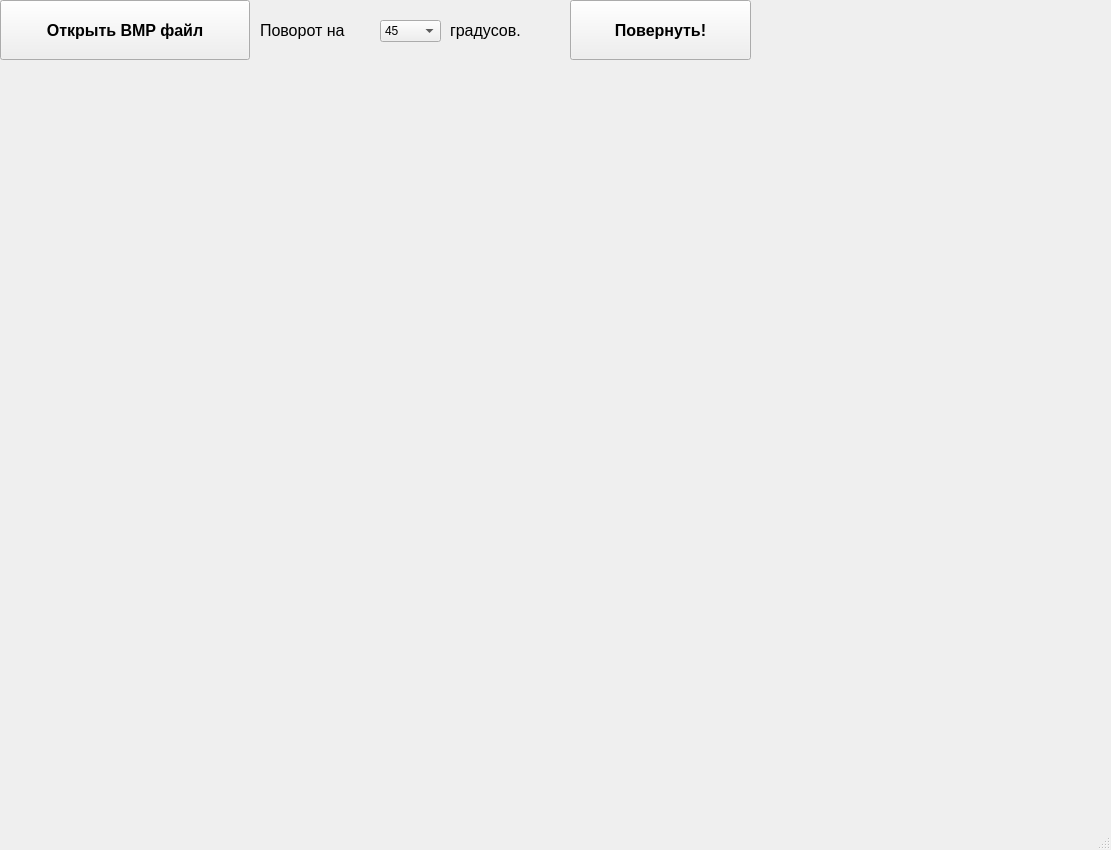
<?xml version="1.0" encoding="UTF-8"?>
<ui version="4.0">
 <class>MainWindow</class>
 <widget class="QMainWindow" name="MainWindow">
  <property name="geometry">
   <rect>
    <x>0</x>
    <y>0</y>
    <width>1111</width>
    <height>850</height>
   </rect>
  </property>
  <property name="windowTitle">
   <string>Image rotater by Ivan D.</string>
  </property>
  <widget class="QWidget" name="centralwidget">
   <widget class="QPushButton" name="openButton">
    <property name="geometry">
     <rect>
      <x>0</x>
      <y>0</y>
      <width>250</width>
      <height>60</height>
     </rect>
    </property>
    <property name="font">
     <font>
      <pointsize>12</pointsize>
      <weight>75</weight>
      <bold>true</bold>
     </font>
    </property>
    <property name="text">
     <string>Открыть BMP файл</string>
    </property>
   </widget>
   <widget class="QLabel" name="label">
    <property name="geometry">
     <rect>
      <x>260</x>
      <y>0</y>
      <width>111</width>
      <height>60</height>
     </rect>
    </property>
    <property name="font">
     <font>
      <pointsize>12</pointsize>
     </font>
    </property>
    <property name="text">
     <string>Поворот на</string>
    </property>
   </widget>
   <widget class="QComboBox" name="comboBox">
    <property name="geometry">
     <rect>
      <x>380</x>
      <y>20</y>
      <width>61</width>
      <height>22</height>
     </rect>
    </property>
    <item>
     <property name="text">
      <string>45</string>
     </property>
    </item>
    <item>
     <property name="text">
      <string>90</string>
     </property>
    </item>
    <item>
     <property name="text">
      <string>180</string>
     </property>
    </item>
    <item>
     <property name="text">
      <string>200</string>
     </property>
    </item>
   </widget>
   <widget class="QLabel" name="label_2">
    <property name="geometry">
     <rect>
      <x>450</x>
      <y>0</y>
      <width>111</width>
      <height>60</height>
     </rect>
    </property>
    <property name="font">
     <font>
      <pointsize>12</pointsize>
     </font>
    </property>
    <property name="text">
     <string>градусов.</string>
    </property>
   </widget>
   <widget class="QPushButton" name="pushButton">
    <property name="geometry">
     <rect>
      <x>570</x>
      <y>0</y>
      <width>181</width>
      <height>60</height>
     </rect>
    </property>
    <property name="font">
     <font>
      <pointsize>12</pointsize>
      <weight>75</weight>
      <bold>true</bold>
     </font>
    </property>
    <property name="text">
     <string>Повернуть!</string>
    </property>
   </widget>
   <widget class="QLabel" name="imgLabel">
    <property name="geometry">
     <rect>
      <x>20</x>
      <y>80</y>
      <width>1000</width>
      <height>500</height>
     </rect>
    </property>
    <property name="text">
     <string> </string>
    </property>
   </widget>
  </widget>
  <widget class="QStatusBar" name="statusbar"/>
 </widget>
 <resources/>
 <connections/>
</ui>
